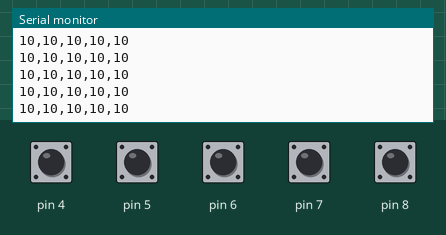
This sketch was run on a simulated Arduino Uno, built with avr-gcc and run on an emulated ATmega328P. Parts: the last lines printed to the serial monitor. Inputs (shaded band) come from the test bench; at power-on: pin 4–8 HIGH.

Above: at 1.2 s.
1.3 s: pin 4 pulled LOW for 0.15 s
2.9 s: pin 5 pulled LOW for 0.15 s
4.5 s: pin 6 pulled LOW for 0.15 s
6.1 s: pin 7 pulled LOW for 0.15 s
7.7 s: pin 8 pulled LOW for 1 s
At 8.5 s:
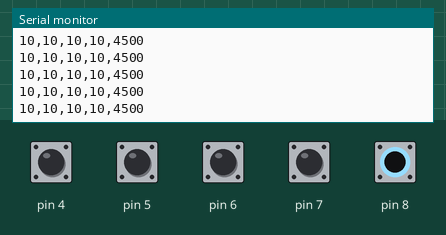
11.7 s: pin 4 driven LOW and pin 5 driven LOW and pin 6 driven LOW and pin 7 driven LOW and pin 8 driven LOW
At 12.8 s:
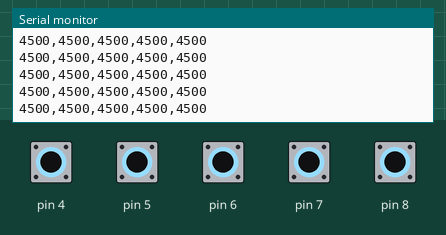

Measured:
- after the input at 7.7 s, the serial monitor: prints a new line at once (image 1)
- after the input at 11.7 s, the serial monitor: prints a new line at once (image 2)

The sketch:

fruit_band.ino
```cpp
/*
  Fruit Band - Arduino side
  Reads 5 fruits with capacitive touch and sends the values to the laptop.

  Library: CapacitiveSensor by Paul Badger
  (Arduino IDE -> Tools -> Manage Libraries -> search "CapacitiveSensor" -> Install)

  WIRING (one Arduino Uno for all 5 fruits)
  ------------------------------------------
  Pin 2 = SEND pin, shared by all fruits.

  For each fruit:
    Pin 2 ---[ 1M ohm resistor ]--- receive pin ---> alligator clip ---> fruit

    Tomato       -> receive pin 4
    Pomegranate  -> receive pin 5
    Persimmon    -> receive pin 6
    Pear         -> receive pin 7
    Lemon        -> receive pin 8

  Tip: push a short piece of wire (or a paper clip) into the fruit,
  then clip the alligator clip onto that wire. It holds better than
  clipping the skin.

  OUTPUT
  ------
  One line about 30 times per second, 5 numbers separated by commas:
    tomato,pomegranate,persimmon,pear,lemon
  Example: 112,95,130,88,101
  Open Tools -> Serial Monitor (9600 baud) to check the numbers.
  The number should jump up a lot when you touch a fruit.
*/

#include <CapacitiveSensor.h>

const int SEND_PIN = 2;
const int NUM_FRUITS = 5;

// Higher = more stable but slower. 30 is a good start.
const int SAMPLES = 30;

CapacitiveSensor tomato(SEND_PIN, 4);
CapacitiveSensor pomegranate(SEND_PIN, 5);
CapacitiveSensor persimmon(SEND_PIN, 6);
CapacitiveSensor pear(SEND_PIN, 7);
CapacitiveSensor lemon(SEND_PIN, 8);

CapacitiveSensor* fruits[NUM_FRUITS] = { &tomato, &pomegranate, &persimmon, &pear, &lemon };

void setup() {
  Serial.begin(9600);
  for (int i = 0; i < NUM_FRUITS; i++) {
    // Turn off auto-calibration. The laptop program does the calibration.
    fruits[i]->set_CS_AutocaL_Millis(0xFFFFFFFF);
  }
}

void loop() {
  for (int i = 0; i < NUM_FRUITS; i++) {
    long value = fruits[i]->capacitiveSensor(SAMPLES);
    if (value < 0) value = 0;   // -2 means a timeout (check the wiring)
    Serial.print(value);
    if (i < NUM_FRUITS - 1) Serial.print(',');
  }
  Serial.println();
  delay(20);
}
```
